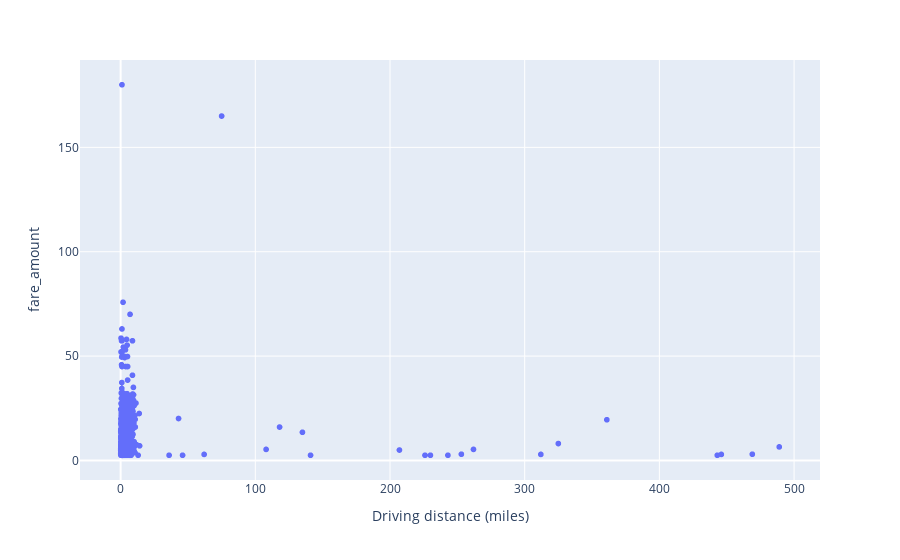

The notebook cell saved with this chart:
### Code cell
fig = px.scatter(df, x='Driving distance (miles)', y='fare_amount')
fig.show()

### Figure 1 — Plotly figure (JSON) as saved in the notebook; plotly's stock layout.template omitted (floating-point values rounded to 4 significant figures; data arrays with more than 128 entries replaced by an {"elided": "..."} marker saying what was removed)
{"data": [{"hovertemplate": "Driving distance (miles)=%{x}<br>fare_amount=%{y}<extra></extra>", "legendgroup": "", "marker": {"color": "#636efa", "symbol": "circle"}, "mode": "markers", "name": "", "showlegend": false, "x": {"elided": "9999 float values"}, "xaxis": "x", "y": {"elided": "9999 float values"}, "yaxis": "y", "type": "scattergl"}], "layout": {"xaxis": {"anchor": "y", "domain": [0.0, 1.0], "title": {"text": "Driving distance (miles)"}}, "yaxis": {"anchor": "x", "domain": [0.0, 1.0], "title": {"text": "fare_amount"}}, "legend": {"tracegroupgap": 0}, "margin": {"t": 60}}}
